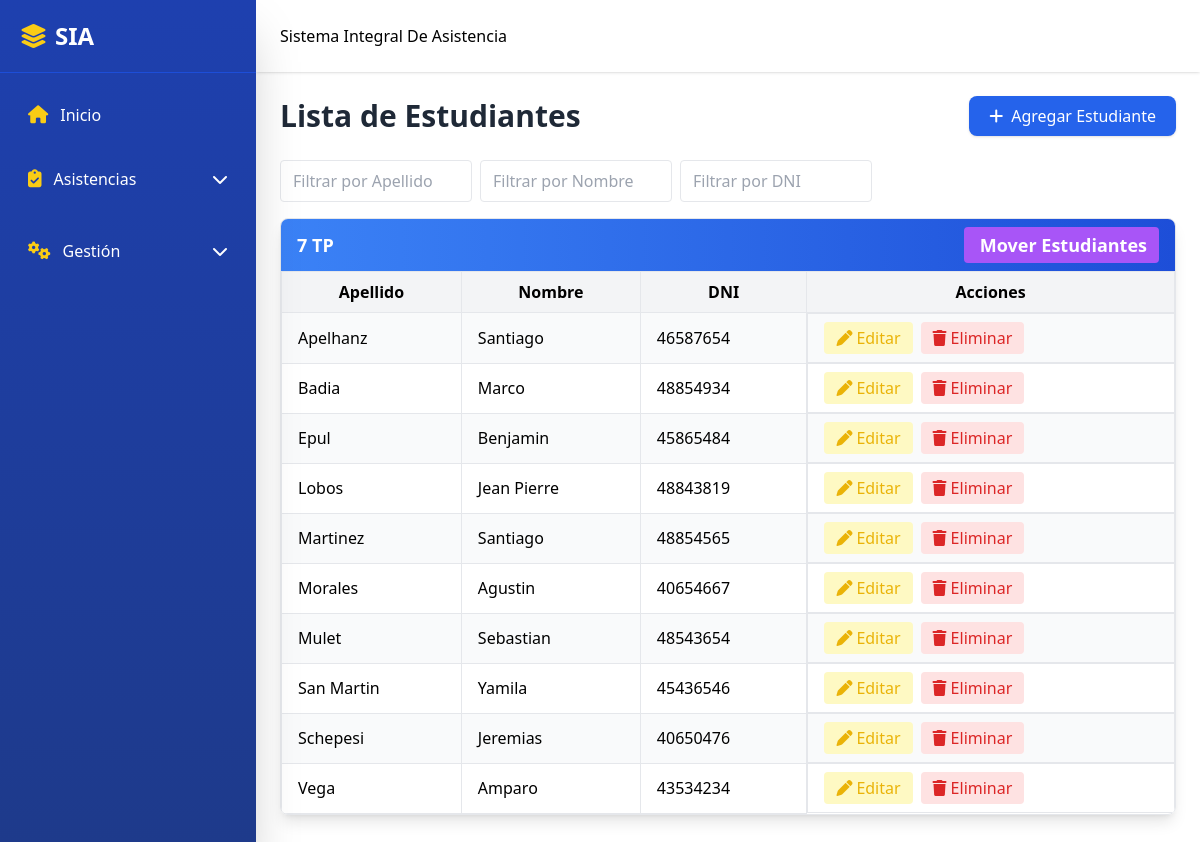
Page /students.php on the committed database.
### tables this page shows
CREATE TABLE `students` (
  `student_id` int(11) NOT NULL,
  `last_name` varchar(50) NOT NULL,
  `first_name` varchar(100) NOT NULL,
  `course_id` int(11) NOT NULL,
  `DNI` int(50) DEFAULT NULL
);

### students.php (the view, shortened to what this page needs)
<?php
include 'includes/header.php';
include 'includes/sidebar.php';
include 'includes/navbar.php';
include 'includes/conn.php';
?>
<div class="flex-1 md:ml-64 transition-all duration-300">
  <br><br><br>
  <main class="pt-20 p-4 md:p-6">
    <div class="flex flex-col md:flex-row justify-between items-start md:items-center mb-6 gap-3 md:gap-0">
      <h1 class="text-3xl font-bold text-gray-800">Lista de Estudiantes</h1>
      <a href="javascript:void(0)" onclick="openModal('addStudentModal')" class="inline-flex items-center bg-blue-600 text-white px-5 py-2 rounded-lg shadow hover:bg-blue-700 transition w-full md:w-auto justify-center">
        <i class="fa-solid fa-plus mr-2"></i> Agregar Estudiante
      </a>
    </div>
    <div class="flex flex-wrap gap-2 mb-4">
      <input type="text" id="filterLastName" placeholder="Filtrar por Apellido" class="px-3 py-2 border rounded w-48">
      <input type="text" id="filterFirstName" placeholder="Filtrar por Nombre" class="px-3 py-2 border rounded w-48">
      <input type="text" id="filterDNI" placeholder="Filtrar por DNI" class="px-3 py-2 border rounded w-48">
    </div>
    <?php
    try {
        $sql = "SELECT s.student_id, s.last_name, s.first_name, s.DNI, c.course_id, c.name AS course_name
                FROM students s
                LEFT JOIN courses c ON s.course_id = c.course_id
                ORDER BY c.name, s.last_name, s.first_name";
        $stmt = $conn->query($sql);
        $students = $stmt->fetchAll();
        if ($students) {
            $grouped = [];
            foreach ($students as $student) {
                $grouped[$student['course_name']][] = $student;
            }
            foreach ($grouped as $course => $courseStudents) {
                echo "<div class='mb-6 border rounded-lg shadow-lg overflow-hidden'>";
                echo "<div class='bg-gradient-to-r from-blue-500 to-blue-700 text-white px-4 py-2 font-bold text-lg flex justify-between items-center'>";
                echo "<span>{$course}</span>";
                echo "<a href='javascript:void(0)'
                        onclick=\"openModalMoveStudents({$courseStudents[0]['course_id']}, '{$course}')\"
                        class='bg-purple-500 hover:bg-purple-700 text-white px-3 py-1 rounded flex items-center'>
                        <i class='fa-solid fa-arrows-right-left mr-1'></i> Mover Estudiantes
                      </a>";
                echo "</div>";
                echo "<div class='overflow-x-auto'>";
                echo "<table class='min-w-full border-collapse' id='studentsTable'>";
                echo "<thead class='bg-gray-100'>
                        <tr>
                          <th class='px-4 py-2 border'>Apellido</th>
                          <th class='px-4 py-2 border'>Nombre</th>
                          <th class='px-4 py-2 border'>DNI</th>
                          <th class='px-4 py-2 border'>Acciones</th>
                        </tr>
                      </thead>";
                echo "<tbody>";
                foreach ($courseStudents as $i => $student) {
                    $rowClass = $i % 2 === 0 ? 'bg-gray-50' : 'bg-white';
                    echo "<tr class='hover:bg-gray-100 {$rowClass}'>";
                    echo "<td class='px-4 py-2 border'>{$student['last_name']}</td>";
                    echo "<td class='px-4 py-2 border'>{$student['first_name']}</td>";
                    echo "<td class='px-4 py-2 border'>{$student['DNI']}</td>";
                    echo "<td class='px-4 py-2 border flex gap-2 justify-start'>
                            <a href='javascript:void(0)'
                               onclick='openEditModal(".json_encode($student).")'
                               class='text-yellow-500 hover:text-yellow-700 bg-yellow-100 px-3 py-1 rounded flex items-center justify-center'>
                               <i class='fa-solid fa-pen mr-1'></i>Editar
                            </a>
                            <a href='students_back/delete_student.php?id={$student['student_id']}'
                               class='text-red-600 hover:text-red-800 bg-red-100 px-3 py-1 rounded flex items-center justify-center'
                               onclick=\"return confirm('¿Estás seguro de eliminar este estudiante?')\">
                               <i class='fa-solid fa-trash mr-1'></i>Eliminar
                            </a>
                          </td>";
                    echo "</tr>";
                }
                echo "</tbody></table></div></div>";
            }
        } else {
            echo "<p class='text-center text-gray-500'>No hay estudiantes registrados</p>";
        }
    } catch (PDOException $e) {
        echo "<p class='text-center text-red-600'>Error: {$e->getMessage()}</p>";
    }
    ?>
  </main>
</div>

### rows in the picture
students: last_name "Apelhanz", first_name "Santiago", DNI "46587654"
students: last_name "Badia", first_name "Marco", DNI "48854934"
students: last_name "Epul", first_name "Benjamin", DNI "45865484"
students: last_name "Lobos", first_name "Jean Pierre", DNI "48843819"
students: last_name "Martinez", first_name "Santiago", DNI "48854565"
students: last_name "Morales", first_name "Agustin", DNI "40654667"
students: last_name "Mulet", first_name "Sebastian", DNI "48543654"
students: last_name "San Martin", first_name "Yamila", DNI "45436546"
students: last_name "Schepesi", first_name "Jeremias", DNI "40650476"
students: last_name "Vega", first_name "Amparo", DNI "43534234"

### other values in the picture
$course "7 TP"
